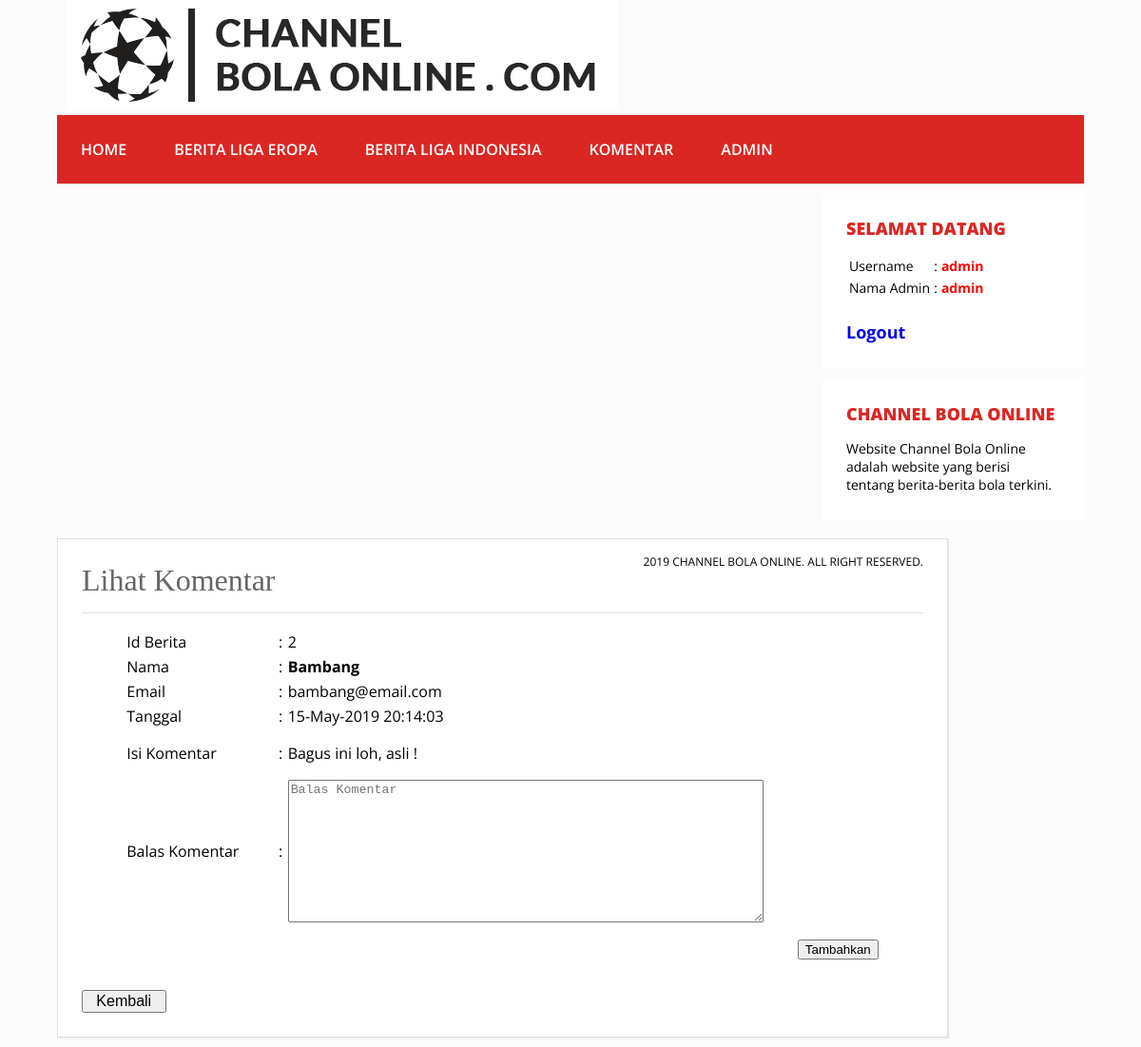
Screenshot of /admin/komentar/lihat.php?id=1 (signed in) with the database file from the repository.
### tables this page shows
CREATE TABLE IF NOT EXISTS `komentar` (
  `id_komentar` int(10) NOT NULL AUTO_INCREMENT,
  `id_berita` int(10) NOT NULL,
  `nama` char(50) NOT NULL,
  `email` char(50) NOT NULL,
  `isi_komentar` text NOT NULL,
  `status` int(1) NOT NULL,
  `hak_akses` int(1) NOT NULL,
  `tanggal` datetime NOT NULL,
  PRIMARY KEY (`id_komentar`)
);

### admin/komentar/lihat.php (the view, shortened to what this page needs)
<?php
if(isset($_GET['id'])){
    $id = $_GET['id'];
    $sql = "SELECT * FROM `komentar` WHERE id_komentar = '$id'";
    $query = mysql_query($sql);
    if(mysql_num_rows($query) > 0){
        while ($row = mysql_fetch_array($query)) {
            $id_berita = $row['id_berita'];
            $nama = $row['nama'];
            $email = $row['email'];
            $isi_komentar = $row['isi_komentar'];
            $tanggal = $row['tanggal'];
        }
    }else{
        echo "Not Found";
        die();
    }
}else{
    die();
}
?>
<html>
<head>
  <link rel="stylesheet" type="text/css" href="../css/custom.css">
</head>
<body>
  <header>
    <img src="../img/banner.png">
  </header>
  <div class="wrap">
    <nav class="menu">
      <ul>
        <li><a href="../index.php">Home</a></li>
        <li><a href="../berita/berita.php">Berita Liga Eropa</a></li>
        <li><a href="../berita/berita2.php">Berita Liga Indonesia</a></li>
        <li><a href="komentar.php">Komentar</a></li>
        <li><a href="../admin/admin.php">Admin</a></li>
      </ul>
    </nav>
    <aside class="sidebar">
      <div class="widget">
        <h2>Selamat Datang</h2>
        <table style="font-size: 14;">
        <?php $sql = mysql_query("select * from admin where username='".$_SESSION['username']."'");
        while($row=mysql_fetch_array($sql)):
        ?>
        <tr>
          <td>Username</td>
          <td>:</td>
          <td style="color: red;"><b><?php echo $row['username']; ?></b></td>
        </tr>
        <tr>
          <td>Nama Admin</td>
          <td>:</td>
          <td style="color: red;"><b><?php echo $row['nama_admin']; ?></b></td>
        </tr>
      <?php endwhile; ?>
      </table>
      <br><b><a href="../logout.php">Logout</a></b>
      </div>
      <div class="widget" style="font-size: 12;">
        <h2>CHANNEL BOLA ONLINE </h2>
        <p>Website Channel Bola Online adalah website yang berisi tentang berita-berita bola terkini.</p>
      </div>
    </aside>
    <div class="blog">
      <div class="conteudo">
        <div class="post-info">
          2019 Channel Bola Online. All Right Reserved.
        </div>
        <h1>Lihat Komentar</h1>
        <hr>
        <p>
            <form action="lihat.php?id=<?php echo $_GET['id']; ?>" method="POST">
            <table width="90%" align="center">
              <tr>
                <td>Id Berita</td>
                <td>:</td>
                <td><?php echo $id_berita;?></td>
              </tr>
              <tr>
                <td>Nama </td>
                <td>:</td>
                <td><b><?php echo $nama;?></b></td>
              </tr>
              <tr>
                <td>Email</td>
                <td>:</td>
                <td><?php echo $email;?></td>
              </tr>
              <tr>
                <td>Tanggal</td>
                <td>:</td>
                <?php echo "<td>".date('d-M-Y H:i:s',strtotime($tanggal))."</td>"; ?>
              </tr>
              <tr>
                <td width="20%" height="50">Isi Komentar</td>
                <td>:</td>
                <td><?php echo $isi_komentar;?></td>
              </tr>
              <tr>
                <td height="50">Balas Komentar</td>
                <td >:</td>
                <td >
                  <textarea placeholder="Balas Komentar" name="balas" id="balas" style="width: 500px;height: 150px;"></textarea>
                </td>
              </tr>
              <tr>
                <td colspan="3" height="50" align="right">
                  <input type="submit" name="button" id="button" value="Tambahkan" />
                </td>
              </tr>
            </table>
            </form>
        </p>
        <a href="komentar.php" style="text-decoration: none;"><button style="width: 10%; font-size: 16px;">Kembali</button></a>
      </div>
    </div>
  </div>
</body>
</html>

### admin/css/custom.css (style rules this page uses)
body { background: #fcfcfc; margin:0; font-family: 'Open Sans', sans-serif; }
hr { border:0; background:#dedede; height:1px; }
header { text-align: left; padding-left: 70px; }
.wrap { width: 90%; margin:5px auto; }
nav.menu ul { overflow:hidden; color:#fcfcfc; list-style: none; float:left; padding:0; width: 100%; margin:0 0 0; background: #da2724; -webkit-box-shadow: 1px 1px 1px 0px rgba(204,204,204,0.55); -moz-box-shadow: 1px 1px 1px 0px rgba(204,204,204,0.55); box-shadow: 1px 1px 1px 0px rgba(204,204,204,0.55); }
nav.menu ul li { margin:0; float:left; }
nav.menu ul a { padding:25px; display:block; font-weight:600; font-size: 16px; color:#fff; text-transform: uppercase; transition: all 0.5s ease; text-decoration: none; }
.sidebar { float:right; width:275px; }
.sidebar .widget { padding:25px; margin:10px 0 10px; background:#fff; border-bottom: 2px solid #fff; transition: all 0.5s ease; }
.sidebar .widget h2 { padding:0; margin:0 0 15px; color:#da2724; font-size: 18px; font-weight:800; text-transform: uppercase; }
.sidebar .widget a { font-size: 18px; text-decoration: none; }
.sidebar .widget p { font-size: 14px; }
.sidebar .widget p:last-child { margin:0; }
.blog { float:left; }
.conteudo { width:885px; padding:25px; margin:10px auto; background: #fff; border:1px solid #dedede; -webkit-box-shadow: 1px 1px 1px 0px rgba(204,204,204,0.35); -moz-box-shadow: 1px 1px 1px 0px rgba(204,204,204,0.35); box-shadow: 1px 1px 1px 0px rgba(204,204,204,0.35); }
.conteudo h1 { padding:0; margin:0 0 15px; font-weight: normal; color: #666; font-family: Georgia; }
.post-info { float: right; font-size: 12px; margin: -10px 0 15px; text-transform: uppercase; }

### rows the page displays
komentar: id_berita "2", nama "Bambang", email "bambang@email.com", tanggal "15-May-2019 20:14:03", isi_komentar "Bagus ini loh, asli !"

### other values shown
$row['username'] "admin"
$row['nama_admin'] "admin"
